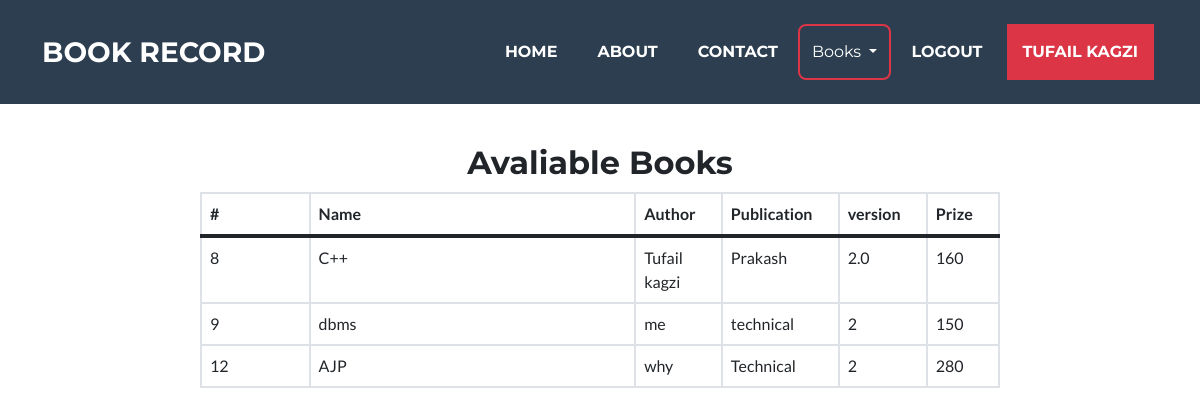
/displayBook.php (signed in), run on the app's committed database.
### tables this page shows
CREATE TABLE `books` (
  `name` varchar(50) NOT NULL,
  `author` varchar(50) NOT NULL,
  `publication` varchar(50) NOT NULL,
  `version` varchar(50) NOT NULL,
  `prize` varchar(20) NOT NULL,
  `description` varchar(600) NOT NULL,
  `id` int(11) NOT NULL
);

### displayBook.php (the view, shortened to what this page needs)
<?php
$name = $_SESSION['uname'];
?>
<!DOCTYPE html>
<html lang="en">
<head>
	<link href="css/index-styles.css" rel="stylesheet" />
</head>
<body id="page-top">
	<nav class="navbar navbar-expand-lg bg-secondary text-uppercase fixed-top" id="mainNav">
		<div class="container">
			<a class="navbar-brand" href="#page-top">Book Record</a>
			<div class="collapse navbar-collapse" id="navbarResponsive">
				<ul class="navbar-nav ms-auto">
					<li class="nav-item mx-0 mx-lg-1"><a class="nav-link py-3 px-0 px-lg-3 rounded"
							href="index.php">Home</a></li>
					<li class="nav-item mx-0 mx-lg-1"><a class="nav-link py-3 px-0 px-lg-3 rounded"
							href="http://localhost/AJP_min/index.php#about">About</a></li>
					<li class="nav-item mx-0 mx-lg-1"><a class="nav-link py-3 px-0 px-lg-3 rounded"
							href="http://localhost/AJP_min/index.php#contact">Contact</a></li>
					<div class="btn-group">
						<button type="button" style="background-color: #2C3E50;" class="btn btn-danger dropdown-toggle"
							data-bs-toggle="dropdown" aria-expanded="false">
							Books
						</button>
					</div>
					<li class="nav-item mx-0 mx-lg-1"><a class="nav-link py-3 px-0 px-lg-3 rounded"
							href="logout.php">Logout</a></li>
					<li class="nav-item mx-0 mx-lg-1 bg-danger"><a class="nav-link py-3 px-0 px-lg-3 rounded"
							href="logout"><?php echo $name; ?></a></li>
				</ul>
			</div>
		</div>
	</nav>
	<br><br><br><br><br><br>
	<center>
	<h2 style="margin-bottom: 10px;">Avaliable Books</h2>
	</center>
	<div class="row">
		<center>
			<div class="col-md-8 col-sm-12">
				<div class="table-responsive">
					<table class="table table-bordered table-hover mb-0">
						<thead>
							<tr>
								<th style="width: 10%;">#</th>
								<th style="width: 30%;">Name</th>
								<th style="width: 6%;">Author</th>
								<th style="width: 6%;">Publication</th>
								<th style="width: 6%;">version</th>
								<th style="width: 6%;">Prize</th>
							</tr>
						</thead>
						<tbody>
							<?php
							include 'dbconnect.php';
							$sql = "SELECT * FROM books";
							$result = $conn->query($sql);
							if ($result->num_rows > 0) {
								while ($rows = $result->fetch_assoc()) {
									echo "<tr>";
									echo "<td>" . $rows['id'] . "</td>";
									echo "<td>" . $rows['name'] . "</td>";
									echo "<td>" . $rows['author'] . "</td>";
									echo "<td>" . $rows['publication'] . "</td>";
									echo "<td>" . $rows['version'] . "</td>";
									echo "<td>" . $rows['prize'] . "</td>";
									echo "</tr>";
								}
							}
							?>
						</tbody>
					</table>
</body>
</html>

### data on the page
books: id "8", name "C++", author "Tufail kagzi", publication "Prakash", version "2.0", prize "160"
books: id "9", name "dbms", author "me", publication "technical", version "2", prize "150"
books: id "12", name "AJP", author "why", publication "Technical", version "2", prize "280"

### other printed values
$name "TUFAIL KAGZI"
